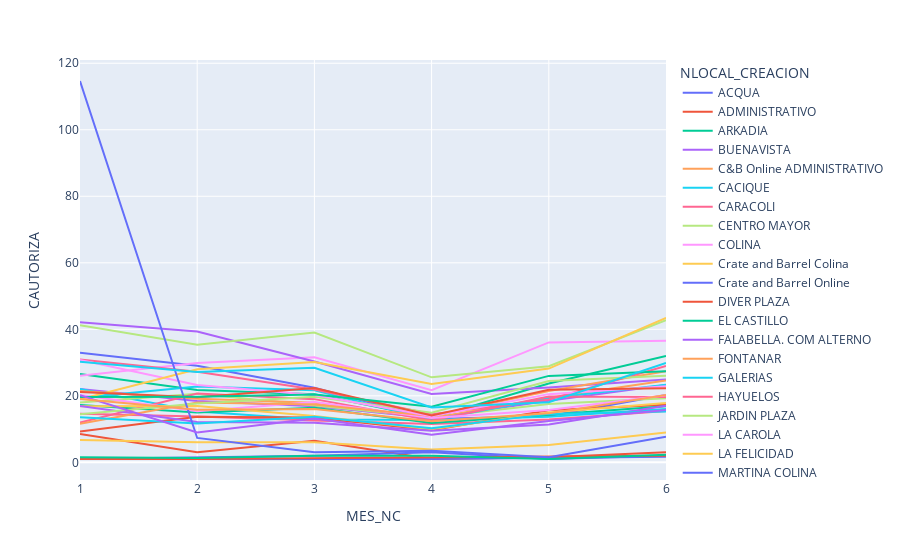

The code cell stored with this chart in its notebook:
### Code cell
fig = px.line(mean_mes, x='MES_NC', y='CAUTORIZA', color='NLOCAL_CREACION')
fig.show()

### Figure 1 — Plotly figure (JSON) as saved in the notebook; plotly's stock layout.template omitted (floating-point values rounded to 4 significant figures)
{"data": [{"hovertemplate": "NLOCAL_CREACION=ACQUA<br>MES_NC=%{x}<br>CAUTORIZA=%{y}<extra></extra>", "legendgroup": "ACQUA", "line": {"color": "#636efa", "dash": "solid"}, "mode": "lines", "name": "ACQUA", "orientation": "v", "showlegend": true, "type": "scatter", "x": [1, 2, 3, 4, 5, 6], "xaxis": "x", "y": [32.93, 29.03, 22.43, 13.03, 13.95, 20.29], "yaxis": "y"}, {"hovertemplate": "NLOCAL_CREACION=ADMINISTRATIVO<br>MES_NC=%{x}<br>CAUTORIZA=%{y}<extra></extra>", "legendgroup": "ADMINISTRATIVO", "line": {"color": "#EF553B", "dash": "solid"}, "mode": "lines", "name": "ADMINISTRATIVO", "orientation": "v", "showlegend": true, "type": "scatter", "x": [1, 2, 3, 4, 5, 6], "xaxis": "x", "y": [8.5, 3, 6.5, 1, 1.5, 3], "yaxis": "y"}, {"hovertemplate": "NLOCAL_CREACION=ARKADIA<br>MES_NC=%{x}<br>CAUTORIZA=%{y}<extra></extra>", "legendgroup": "ARKADIA", "line": {"color": "#00cc96", "dash": "solid"}, "mode": "lines", "name": "ARKADIA", "orientation": "v", "showlegend": true, "type": "scatter", "x": [1, 2, 3, 4, 5, 6], "xaxis": "x", "y": [26.53, 21.73, 20.5, 13.3, 23.68, 31.98], "yaxis": "y"}, {"hovertemplate": "NLOCAL_CREACION=BUENAVISTA<br>MES_NC=%{x}<br>CAUTORIZA=%{y}<extra></extra>", "legendgroup": "BUENAVISTA", "line": {"color": "#ab63fa", "dash": "solid"}, "mode": "lines", "name": "BUENAVISTA", "orientation": "v", "showlegend": true, "type": "scatter", "x": [1, 2, 3, 4, 5, 6], "xaxis": "x", "y": [22.06, 18.46, 16.9, 13.31, 18.51, 23.22], "yaxis": "y"}, {"hovertemplate": "NLOCAL_CREACION=C&B Online ADMINISTRATIVO<br>MES_NC=%{x}<br>CAUTORIZA=%{y}<extra></extra>", "legendgroup": "C&B Online ADMINISTRATIVO", "line": {"color": "#FFA15A", "dash": "solid"}, "mode": "lines", "name": "C&B Online ADMINISTRATIVO", "orientation": "v", "showlegend": true, "type": "scatter", "x": [3], "xaxis": "x", "y": [1], "yaxis": "y"}, {"hovertemplate": "NLOCAL_CREACION=CACIQUE<br>MES_NC=%{x}<br>CAUTORIZA=%{y}<extra></extra>", "legendgroup": "CACIQUE", "line": {"color": "#19d3f3", "dash": "solid"}, "mode": "lines", "name": "CACIQUE", "orientation": "v", "showlegend": true, "type": "scatter", "x": [1, 2, 3, 4, 5, 6], "xaxis": "x", "y": [22.08, 15.31, 12.9, 12.76, 13.69, 16.05], "yaxis": "y"}, {"hovertemplate": "NLOCAL_CREACION=CARACOLI<br>MES_NC=%{x}<br>CAUTORIZA=%{y}<extra></extra>", "legendgroup": "CARACOLI", "line": {"color": "#FF6692", "dash": "solid"}, "mode": "lines", "name": "CARACOLI", "orientation": "v", "showlegend": true, "type": "scatter", "x": [1, 2, 3, 4, 5, 6], "xaxis": "x", "y": [14.59, 13.75, 12.55, 11.56, 12.84, 15.46], "yaxis": "y"}, {"hovertemplate": "NLOCAL_CREACION=CENTRO MAYOR<br>MES_NC=%{x}<br>CAUTORIZA=%{y}<extra></extra>", "legendgroup": "CENTRO MAYOR", "line": {"color": "#B6E880", "dash": "solid"}, "mode": "lines", "name": "CENTRO MAYOR", "orientation": "v", "showlegend": true, "type": "scatter", "x": [1, 2, 3, 4, 5, 6], "xaxis": "x", "y": [18, 20.61, 17.1, 13.56, 17.52, 19.26], "yaxis": "y"}, {"hovertemplate": "NLOCAL_CREACION=COLINA<br>MES_NC=%{x}<br>CAUTORIZA=%{y}<extra></extra>", "legendgroup": "COLINA", "line": {"color": "#FF97FF", "dash": "solid"}, "mode": "lines", "name": "COLINA", "orientation": "v", "showlegend": true, "type": "scatter", "x": [1, 2, 3, 4, 5, 6], "xaxis": "x", "y": [26.03, 29.88, 31.58, 21.72, 36.06, 36.56], "yaxis": "y"}, {"hovertemplate": "NLOCAL_CREACION=Crate and Barrel Colina<br>MES_NC=%{x}<br>CAUTORIZA=%{y}<extra></extra>", "legendgroup": "Crate and Barrel Colina", "line": {"color": "#FECB52", "dash": "solid"}, "mode": "lines", "name": "Crate and Barrel Colina", "orientation": "v", "showlegend": true, "type": "scatter", "x": [1, 2, 3, 4, 5, 6], "xaxis": "x", "y": [6.714, 6, 6, 3.857, 5.2, 9], "yaxis": "y"}, {"hovertemplate": "NLOCAL_CREACION=Crate and Barrel Online<br>MES_NC=%{x}<br>CAUTORIZA=%{y}<extra></extra>", "legendgroup": "Crate and Barrel Online", "line": {"color": "#636efa", "dash": "solid"}, "mode": "lines", "name": "Crate and Barrel Online", "orientation": "v", "showlegend": true, "type": "scatter", "x": [1, 3, 4, 5, 6], "xaxis": "x", "y": [1, 2, 3, 1, 2], "yaxis": "y"}, {"hovertemplate": "NLOCAL_CREACION=DIVER PLAZA<br>MES_NC=%{x}<br>CAUTORIZA=%{y}<extra></extra>", "legendgroup": "DIVER PLAZA", "line": {"color": "#EF553B", "dash": "solid"}, "mode": "lines", "name": "DIVER PLAZA", "orientation": "v", "showlegend": true, "type": "scatter", "x": [1, 2, 3, 4, 5, 6], "xaxis": "x", "y": [9.262, 13.68, 13.49, 9.619, 15.63, 17.29], "yaxis": "y"}, {"hovertemplate": "NLOCAL_CREACION=EL CASTILLO<br>MES_NC=%{x}<br>CAUTORIZA=%{y}<extra></extra>", "legendgroup": "EL CASTILLO", "line": {"color": "#00cc96", "dash": "solid"}, "mode": "lines", "name": "EL CASTILLO", "orientation": "v", "showlegend": true, "type": "scatter", "x": [1, 2, 3, 4, 5, 6], "xaxis": "x", "y": [17.26, 14.95, 16.42, 11.82, 14.29, 16.88], "yaxis": "y"}, {"hovertemplate": "NLOCAL_CREACION=FALABELLA. COM ALTERNO<br>MES_NC=%{x}<br>CAUTORIZA=%{y}<extra></extra>", "legendgroup": "FALABELLA. COM ALTERNO", "line": {"color": "#ab63fa", "dash": "solid"}, "mode": "lines", "name": "FALABELLA. COM ALTERNO", "orientation": "v", "showlegend": true, "type": "scatter", "x": [1, 2, 3, 4, 5, 6], "xaxis": "x", "y": [42.12, 39.37, 30.31, 20.56, 22.51, 24.88], "yaxis": "y"}, {"hovertemplate": "NLOCAL_CREACION=FONTANAR<br>MES_NC=%{x}<br>CAUTORIZA=%{y}<extra></extra>", "legendgroup": "FONTANAR", "line": {"color": "#FFA15A", "dash": "solid"}, "mode": "lines", "name": "FONTANAR", "orientation": "v", "showlegend": true, "type": "scatter", "x": [1, 2, 3, 4, 5, 6], "xaxis": "x", "y": [21.48, 19.12, 17.94, 13.25, 19.42, 24.64], "yaxis": "y"}, {"hovertemplate": "NLOCAL_CREACION=GALERIAS<br>MES_NC=%{x}<br>CAUTORIZA=%{y}<extra></extra>", "legendgroup": "GALERIAS", "line": {"color": "#19d3f3", "dash": "solid"}, "mode": "lines", "name": "GALERIAS", "orientation": "v", "showlegend": true, "type": "scatter", "x": [1, 2, 3, 4, 5, 6], "xaxis": "x", "y": [19.41, 22.82, 21.7, 12.7, 19.24, 23.33], "yaxis": "y"}, {"hovertemplate": "NLOCAL_CREACION=HAYUELOS<br>MES_NC=%{x}<br>CAUTORIZA=%{y}<extra></extra>", "legendgroup": "HAYUELOS", "line": {"color": "#FF6692", "dash": "solid"}, "mode": "lines", "name": "HAYUELOS", "orientation": "v", "showlegend": true, "type": "scatter", "x": [1, 2, 3, 4, 5, 6], "xaxis": "x", "y": [11.97, 20.66, 19, 12.62, 19.78, 19.67], "yaxis": "y"}, {"hovertemplate": "NLOCAL_CREACION=JARDIN PLAZA<br>MES_NC=%{x}<br>CAUTORIZA=%{y}<extra></extra>", "legendgroup": "JARDIN PLAZA", "line": {"color": "#B6E880", "dash": "solid"}, "mode": "lines", "name": "JARDIN PLAZA", "orientation": "v", "showlegend": true, "type": "scatter", "x": [1, 2, 3, 4, 5, 6], "xaxis": "x", "y": [41.21, 35.33, 39, 25.56, 28.91, 42.77], "yaxis": "y"}, {"hovertemplate": "NLOCAL_CREACION=LA CAROLA<br>MES_NC=%{x}<br>CAUTORIZA=%{y}<extra></extra>", "legendgroup": "LA CAROLA", "line": {"color": "#FF97FF", "dash": "solid"}, "mode": "lines", "name": "LA CAROLA", "orientation": "v", "showlegend": true, "type": "scatter", "x": [1, 2, 3, 4, 5, 6], "xaxis": "x", "y": [20.22, 15.38, 18.11, 13.36, 15.71, 20.19], "yaxis": "y"}, {"hovertemplate": "NLOCAL_CREACION=LA FELICIDAD<br>MES_NC=%{x}<br>CAUTORIZA=%{y}<extra></extra>", "legendgroup": "LA FELICIDAD", "line": {"color": "#FECB52", "dash": "solid"}, "mode": "lines", "name": "LA FELICIDAD", "orientation": "v", "showlegend": true, "type": "scatter", "x": [1, 2, 3, 4, 5, 6], "xaxis": "x", "y": [16.85, 16.93, 13.93, 9.944, 15, 17.86], "yaxis": "y"}, {"hovertemplate": "NLOCAL_CREACION=MARTINA COLINA<br>MES_NC=%{x}<br>CAUTORIZA=%{y}<extra></extra>", "legendgroup": "MARTINA COLINA", "line": {"color": "#636efa", "dash": "solid"}, "mode": "lines", "name": "MARTINA COLINA", "orientation": "v", "showlegend": true, "type": "scatter", "x": [1, 2, 3, 4, 6], "xaxis": "x", "y": [1, 1, 1, 1, 1.667], "yaxis": "y"}, {"hovertemplate": "NLOCAL_CREACION=MARTINA EL TESORO<br>MES_NC=%{x}<br>CAUTORIZA=%{y}<extra></extra>", "legendgroup": "MARTINA EL TESORO", "line": {"color": "#EF553B", "dash": "solid"}, "mode": "lines", "name": "MARTINA EL TESORO", "orientation": "v", "showlegend": true, "type": "scatter", "x": [1, 2, 6], "xaxis": "x", "y": [1, 1, 2], "yaxis": "y"}, {"hovertemplate": "NLOCAL_CREACION=MARTINA FONTANAR<br>MES_NC=%{x}<br>CAUTORIZA=%{y}<extra></extra>", "legendgroup": "MARTINA FONTANAR", "line": {"color": "#00cc96", "dash": "solid"}, "mode": "lines", "name": "MARTINA FONTANAR", "orientation": "v", "showlegend": true, "type": "scatter", "x": [1, 2, 3, 4, 5, 6], "xaxis": "x", "y": [1.5, 1.333, 2, 2, 1, 2.25], "yaxis": "y"}, {"hovertemplate": "NLOCAL_CREACION=PARQUE ARBOLEDA<br>MES_NC=%{x}<br>CAUTORIZA=%{y}<extra></extra>", "legendgroup": "PARQUE ARBOLEDA", "line": {"color": "#ab63fa", "dash": "solid"}, "mode": "lines", "name": "PARQUE ARBOLEDA", "orientation": "v", "showlegend": true, "type": "scatter", "x": [1, 2, 3, 4, 5, 6], "xaxis": "x", "y": [16.95, 12.12, 11.91, 9.526, 11.38, 16.98], "yaxis": "y"}, {"hovertemplate": "NLOCAL_CREACION=PLAZA CENTRAL<br>MES_NC=%{x}<br>CAUTORIZA=%{y}<extra></extra>", "legendgroup": "PLAZA CENTRAL", "line": {"color": "#FFA15A", "dash": "solid"}, "mode": "lines", "name": "PLAZA CENTRAL", "orientation": "v", "showlegend": true, "type": "scatter", "x": [1, 2, 3, 4, 5, 6], "xaxis": "x", "y": [11.59, 18, 17.36, 13.93, 21.47, 27.42], "yaxis": "y"}, {"hovertemplate": "NLOCAL_CREACION=PRIMAVERA<br>MES_NC=%{x}<br>CAUTORIZA=%{y}<extra></extra>", "legendgroup": "PRIMAVERA", "line": {"color": "#19d3f3", "dash": "solid"}, "mode": "lines", "name": "PRIMAVERA", "orientation": "v", "showlegend": true, "type": "scatter", "x": [1, 2, 3, 4, 5, 6], "xaxis": "x", "y": [13.58, 11.66, 13.72, 10.22, 14.57, 15.27], "yaxis": "y"}, {"hovertemplate": "NLOCAL_CREACION=SAN DIEGO<br>MES_NC=%{x}<br>CAUTORIZA=%{y}<extra></extra>", "legendgroup": "SAN DIEGO", "line": {"color": "#FF6692", "dash": "solid"}, "mode": "lines", "name": "SAN DIEGO", "orientation": "v", "showlegend": true, "type": "scatter", "x": [1, 2, 3, 4, 5, 6], "xaxis": "x", "y": [30.92, 27.24, 21.91, 14.44, 18.89, 29], "yaxis": "y"}, {"hovertemplate": "NLOCAL_CREACION=SANTA FE<br>MES_NC=%{x}<br>CAUTORIZA=%{y}<extra></extra>", "legendgroup": "SANTA FE", "line": {"color": "#B6E880", "dash": "solid"}, "mode": "lines", "name": "SANTA FE", "orientation": "v", "showlegend": true, "type": "scatter", "x": [1, 2, 3, 4, 5, 6], "xaxis": "x", "y": [14.46, 17.7, 19.7, 14.9, 24.43, 26], "yaxis": "y"}, {"hovertemplate": "NLOCAL_CREACION=SANTAFE MEDELLIN<br>MES_NC=%{x}<br>CAUTORIZA=%{y}<extra></extra>", "legendgroup": "SANTAFE MEDELLIN", "line": {"color": "#FF97FF", "dash": "solid"}, "mode": "lines", "name": "SANTAFE MEDELLIN", "orientation": "v", "showlegend": true, "type": "scatter", "x": [1, 2, 3, 4, 5, 6], "xaxis": "x", "y": [30.81, 23.23, 20.26, 13.9, 20.5, 22.91], "yaxis": "y"}, {"hovertemplate": "NLOCAL_CREACION=SUBA<br>MES_NC=%{x}<br>CAUTORIZA=%{y}<extra></extra>", "legendgroup": "SUBA", "line": {"color": "#FECB52", "dash": "solid"}, "mode": "lines", "name": "SUBA", "orientation": "v", "showlegend": true, "type": "scatter", "x": [1, 2, 3, 4, 5, 6], "xaxis": "x", "y": [18.94, 28, 30.16, 23.57, 28.2, 43.45], "yaxis": "y"}, {"hovertemplate": "NLOCAL_CREACION=TIENDA FALABELLA .COM<br>MES_NC=%{x}<br>CAUTORIZA=%{y}<extra></extra>", "legendgroup": "TIENDA FALABELLA .COM", "line": {"color": "#636efa", "dash": "solid"}, "mode": "lines", "name": "TIENDA FALABELLA .COM", "orientation": "v", "showlegend": true, "type": "scatter", "x": [1, 2, 3, 4, 5, 6], "xaxis": "x", "y": [114.7, 7.333, 3, 3.5, 1.5, 7.667], "yaxis": "y"}, {"hovertemplate": "NLOCAL_CREACION=TITAN<br>MES_NC=%{x}<br>CAUTORIZA=%{y}<extra></extra>", "legendgroup": "TITAN", "line": {"color": "#EF553B", "dash": "solid"}, "mode": "lines", "name": "TITAN", "orientation": "v", "showlegend": true, "type": "scatter", "x": [1, 2, 3, 4, 5, 6], "xaxis": "x", "y": [21.15, 19.58, 22.33, 14.12, 21.79, 22.3], "yaxis": "y"}, {"hovertemplate": "NLOCAL_CREACION=UNICENTRO<br>MES_NC=%{x}<br>CAUTORIZA=%{y}<extra></extra>", "legendgroup": "UNICENTRO", "line": {"color": "#00cc96", "dash": "solid"}, "mode": "lines", "name": "UNICENTRO", "orientation": "v", "showlegend": true, "type": "scatter", "x": [1, 2, 3, 4, 5, 6], "xaxis": "x", "y": [19.64, 19.75, 20.4, 16.69, 25.99, 27.35], "yaxis": "y"}, {"hovertemplate": "NLOCAL_CREACION=VENTA EMPRESA<br>MES_NC=%{x}<br>CAUTORIZA=%{y}<extra></extra>", "legendgroup": "VENTA EMPRESA", "line": {"color": "#ab63fa", "dash": "solid"}, "mode": "lines", "name": "VENTA EMPRESA", "orientation": "v", "showlegend": true, "type": "scatter", "x": [1, 2, 3, 4, 5, 6], "xaxis": "x", "y": [20.21, 9, 13.2, 8.308, 12.45, 15.73], "yaxis": "y"}, {"hovertemplate": "NLOCAL_CREACION=VILLA COUNTRY<br>MES_NC=%{x}<br>CAUTORIZA=%{y}<extra></extra>", "legendgroup": "VILLA COUNTRY", "line": {"color": "#FFA15A", "dash": "solid"}, "mode": "lines", "name": "VILLA COUNTRY", "orientation": "v", "showlegend": true, "type": "scatter", "x": [1, 2, 3, 4, 5, 6], "xaxis": "x", "y": [19.05, 15.84, 16.05, 12.34, 14.72, 20.27], "yaxis": "y"}, {"hovertemplate": "NLOCAL_CREACION=WTC CALI<br>MES_NC=%{x}<br>CAUTORIZA=%{y}<extra></extra>", "legendgroup": "WTC CALI", "line": {"color": "#19d3f3", "dash": "solid"}, "mode": "lines", "name": "WTC CALI", "orientation": "v", "showlegend": true, "type": "scatter", "x": [1, 2, 3, 4, 5, 6], "xaxis": "x", "y": [30.25, 27.18, 28.43, 16.51, 18.09, 29.89], "yaxis": "y"}], "layout": {"legend": {"title": {"text": "NLOCAL_CREACION"}, "tracegroupgap": 0}, "margin": {"t": 60}, "xaxis": {"anchor": "y", "domain": [0, 1], "title": {"text": "MES_NC"}}, "yaxis": {"anchor": "x", "domain": [0, 1], "title": {"text": "CAUTORIZA"}}}}
